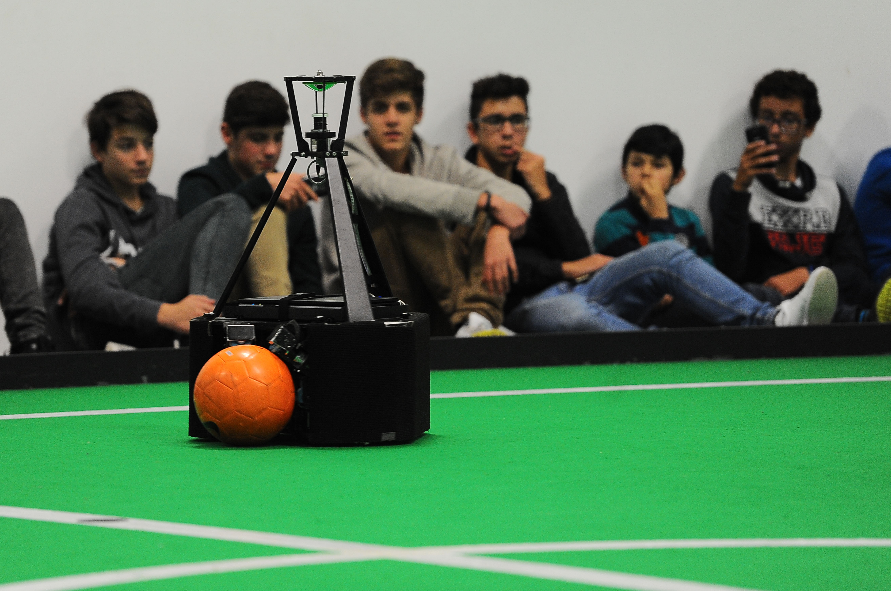
#> input picture Pratica G4/Delivery4/robo.png, 891 x 591 px
$ python hough_circle.py
#> lines starting #> are read from the running program, lines starting #| are printed output that depends on the picture; after the words box and inside, x2 and y2 are one past the last pixel; in counts of white or black regions, pixels touching at a corner belong together
import numpy as np
import cv2 as cv

img = cv.imread('robo.png')
#> img is the input picture: shape (591, 891, 3); mean B, G, R 93.9, 126.3, 89.8
gray = cv.cvtColor(img,cv.COLOR_BGR2GRAY)
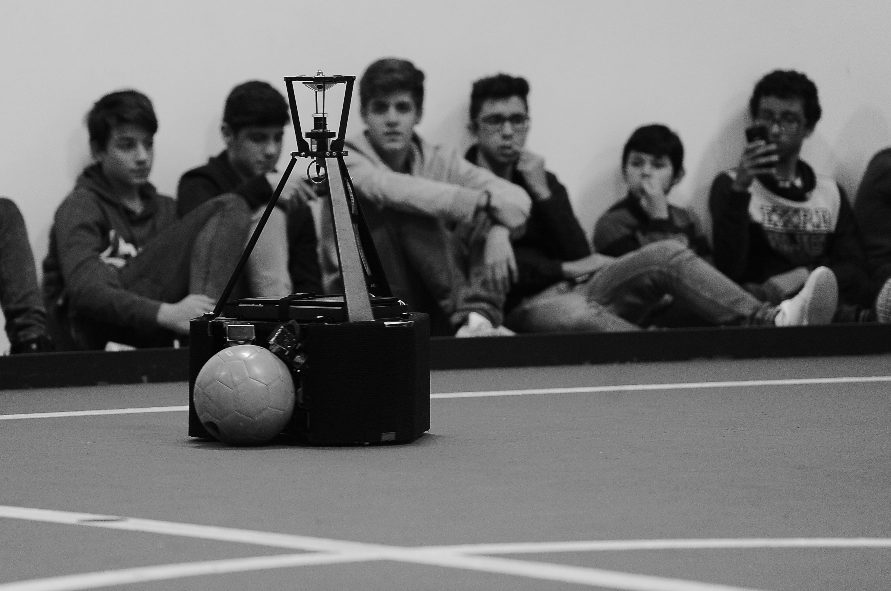
#> gray: shape (591, 891); min 0, max 254, mean 111.7
edges = cv.Canny(gray,50,150,apertureSize = 3)
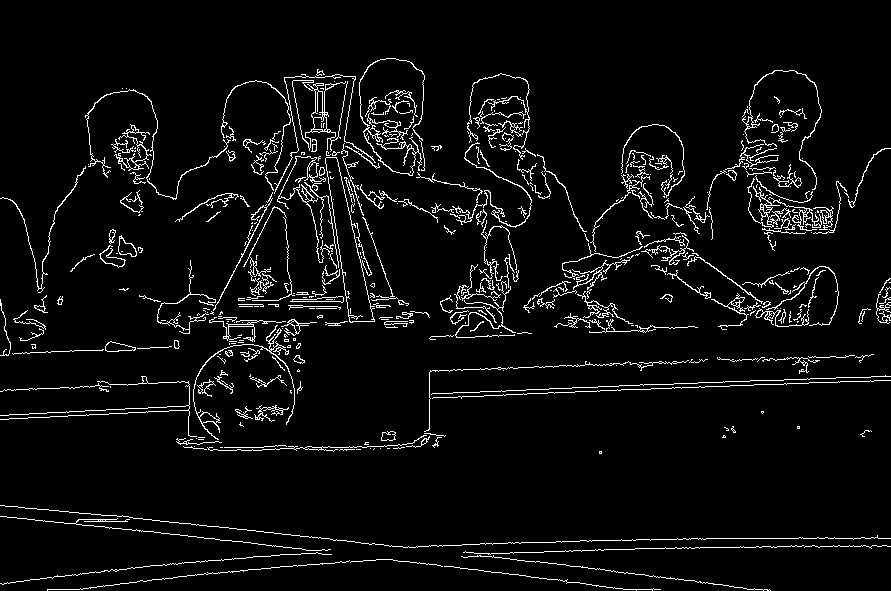
#> edges: shape (591, 891); 4.9% white in thin lines or dots
circles = cv.HoughCircles(edges,cv.HOUGH_GRADIENT,1,200,param1=50,param2=80,minRadius=0,maxRadius=0)
#> circles = [[570.5, 164.5, 228.8], [391.5, 270.5, 142], [155.5, 247.5, 162.1], [760.5, 241.5, 73]]
circles = np.uint16(np.around(circles))
#> circles = [[570, 164, 229], [392, 270, 142], [156, 248, 162], [760, 242, 73]]

for i in circles[0,:]:
    # draw the outer circle
    cv.circle(img,(i[0],i[1]),i[2],(0,255,0),2)
    # draw the center of the circle
    cv.circle(img,(i[0],i[1]),2,(0,0,255),3)
#> this loop made 4 passes
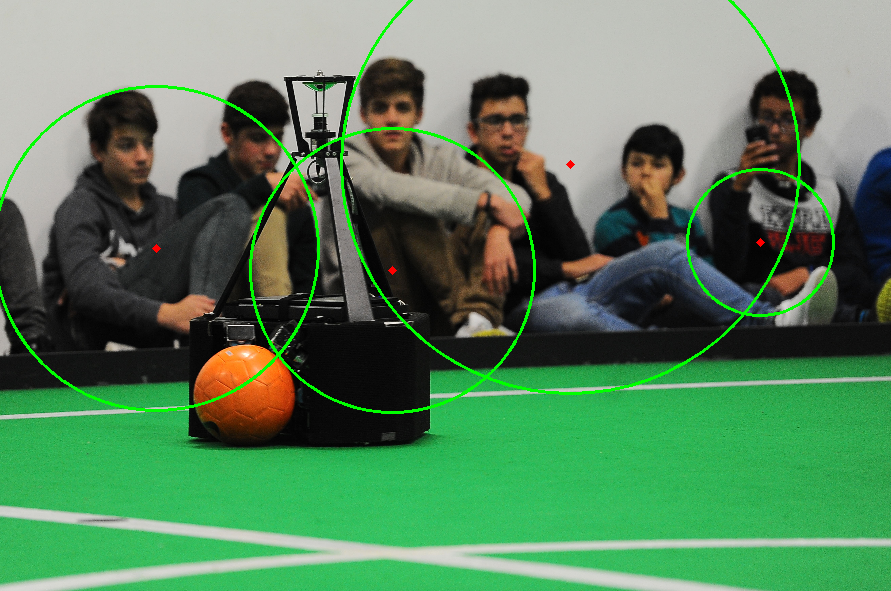
#> img: shape (591, 891, 3); 1.92% of pixels changed, all inside (x1, y1, x2, y2) = (0, 0, 835, 414)

cv.imshow('detected circles',img)
cv.waitKey(0)
cv.destroyAllWindows()

$ run again, with Pratica G4/Delivery4/campo.png copied over Pratica G4/Delivery4/robo.png
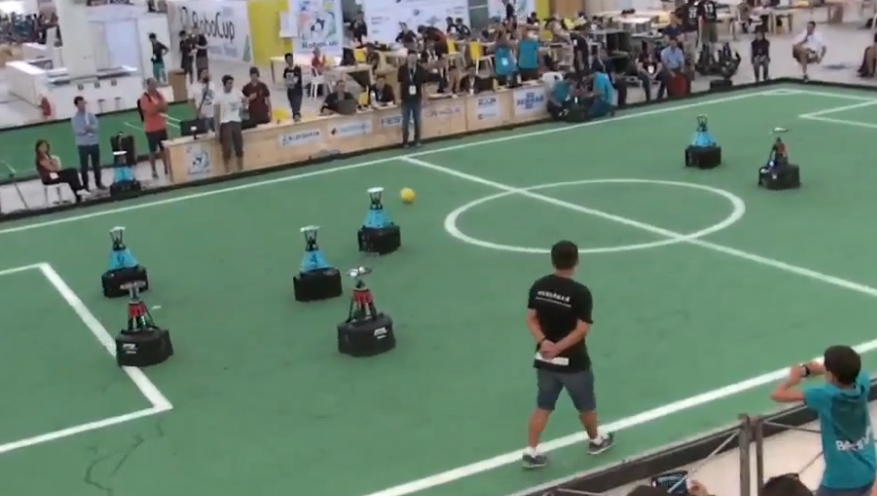
#> input picture Pratica G4/Delivery4/campo.png, 877 x 496 px
#> img is the input picture: shape (496, 877, 3); mean B, G, R 112.8, 129.4, 107.2
#> `edges = cv.Canny(gray,50,150,apertureSize = 3)`:
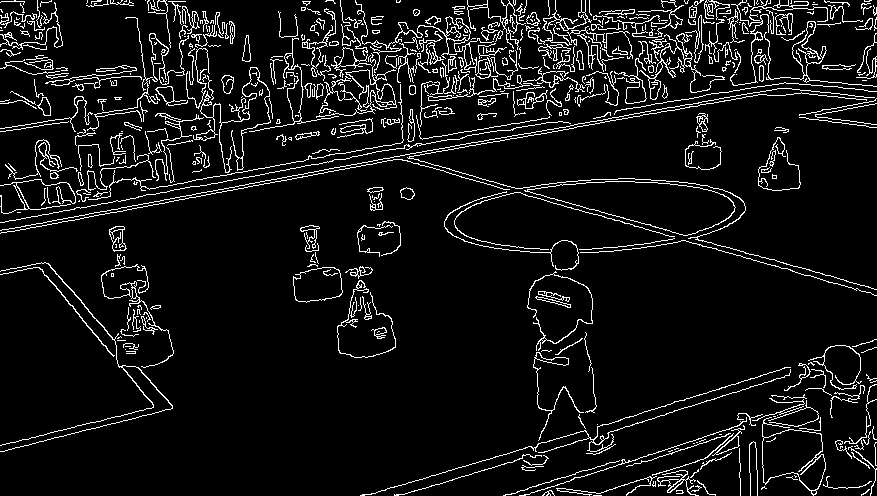
#> edges: shape (496, 877); 7.7% white in thin lines or dots
#> `circles = cv.HoughCircles(edges,cv.HOUGH_GRADIENT,1,200,param1=50,para..`: circles = [[631.5, 294.5, 277.5], [228.5, 11.5, 172.6], [818.5, 148.5, 125.9], [594.5, 68.5, 55.6], [3.5, 146.5, 86], [344.5, 176.5, 64.6]]
#> `circles = np.uint16(np.around(circles))`: circles = [[632, 294, 278], [228, 12, 173], [818, 148, 126], [594, 68, 56], [4, 146, 86], [344, 176, 65]]
#> the loop `for i in circles[0,:]:` made 6 passes
#> after the loop `for i in circles[0,:]:`:
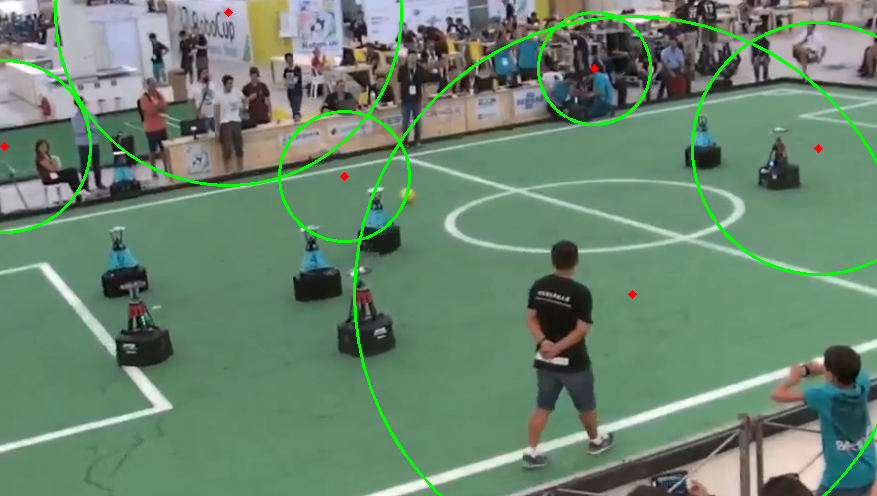
#> img: shape (496, 877, 3); 2.19% of pixels changed, all inside (x1, y1, x2, y2) = (0, 0, 877, 496)
